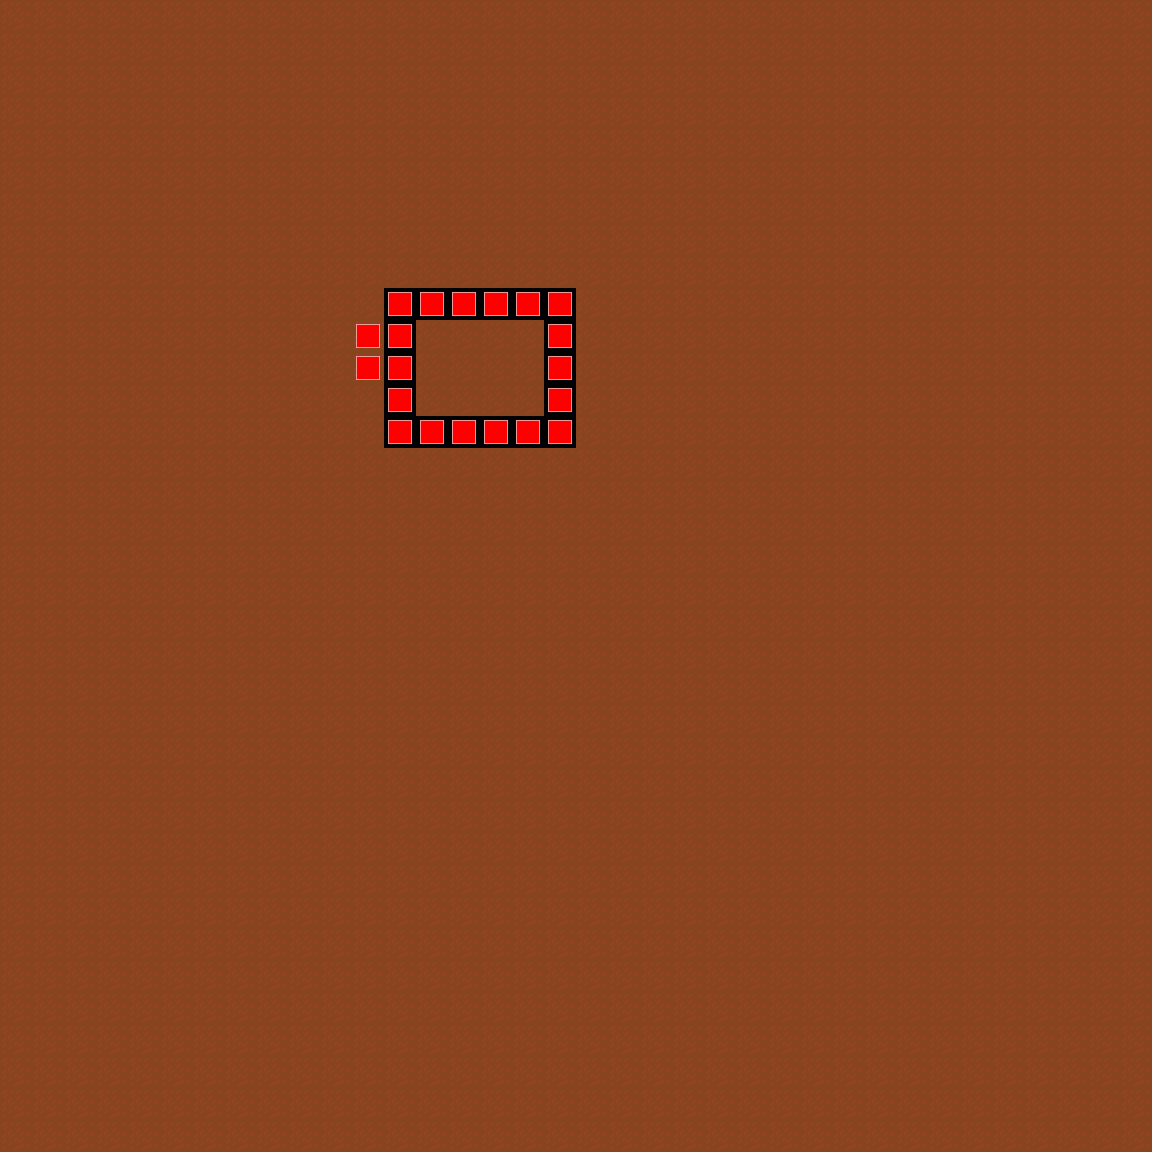

This is a level from a 2D game, rendered from its Tiled map with the project's own tilesets. A one-line summary and the map file follow, with tile-layer data summarised:
An orthogonal 36x36 tile map with 32x32 px tiles, 4 tile layers (bottom, middle, top, collide) and 1 object (player).

<map version="1.2" tiledversion="1.3.3" orientation="orthogonal" renderorder="right-down" width="36" height="36" tilewidth="32" tileheight="32" infinite="0" nextlayerid="6" nextobjectid="2">
 <tileset firstgid="1" source="scifi-basic_terrain.tsx" />
 <layer id="1" name="bottom" width="36" height="36">
  <data>[1296 cells, 1278 non-empty, 1 distinct tile ids]</data>
 </layer>
 <layer id="2" name="middle" width="36" height="36">
  <data>[1296 cells, 0 non-empty, 0 distinct tile ids]</data>
 </layer>
 <layer id="3" name="top" width="36" height="36">
  <data>[1296 cells, 0 non-empty, 0 distinct tile ids]</data>
 </layer>
 <layer id="4" name="collide" width="36" height="36">
  <data>[1296 cells, 20 non-empty, 1 distinct tile ids]</data>
 </layer>
 <objectgroup id="5" name="rects">
  <object id="1" name="$PLAYER" type="player" x="467.643" y="358.324">
   <point />
  </object>
 </objectgroup>
</map>
